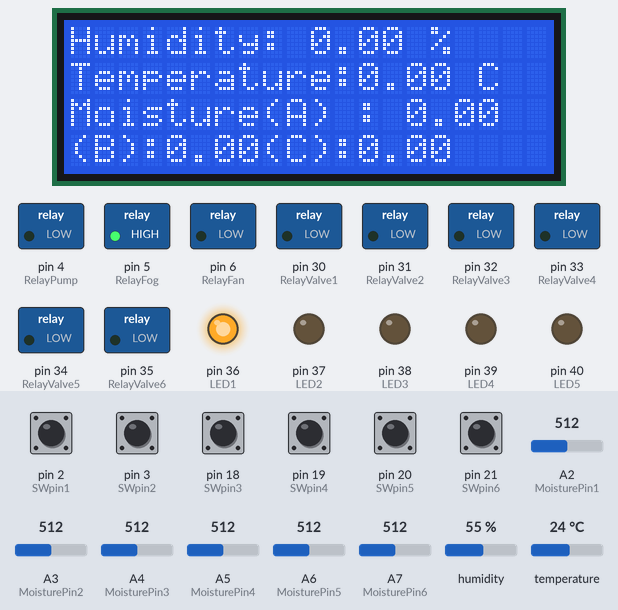
Recording of a sketch running on a simulated Arduino Mega 2560, built with avr-gcc and run on an emulated ATmega2560. On the bench: 20×4 character LCD, switched loads named in the sketch (green lamp = pin HIGH), output pins drawn as LEDs (lit = HIGH). The test bench sets the inputs (shaded band); at power-on: pin 2 (SWpin1), pin 3 (SWpin2), pin 18 (SWpin3), pin 19 (SWpin4), pin 20 (SWpin5), pin 21 (SWpin6) LOW, A2 (MoisturePin1) = 512, humidity 55 %, A3 (MoisturePin2) = 512, A4 (MoisturePin3) = 512, temperature 24 °C, A5 (MoisturePin4) = 512, A6 (MoisturePin5) = 512, A7 (MoisturePin6) = 512. What the sketch prints to the serial monitor is not drawn.

Above: at 1.6 s.
1.7 s: A2 (MoisturePin1) set to 497
At 3.4 s:
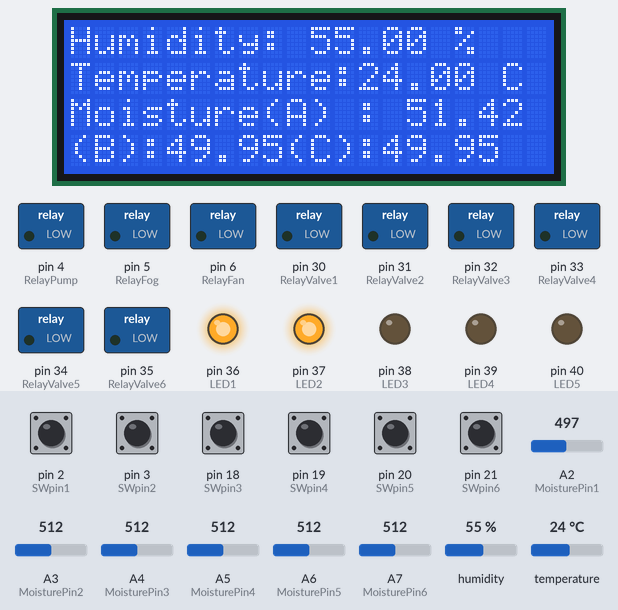
4.5 s: humidity set to 51 %
At 8.2 s:
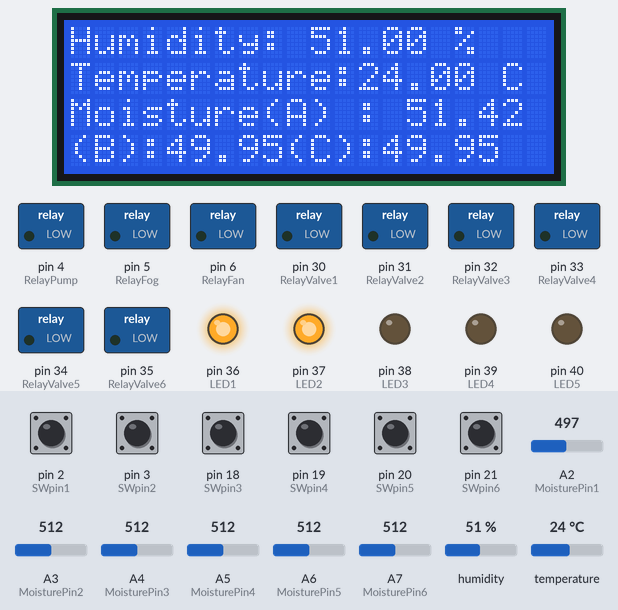
8.5 s: humidity set to 48 %
At 11.9 s:
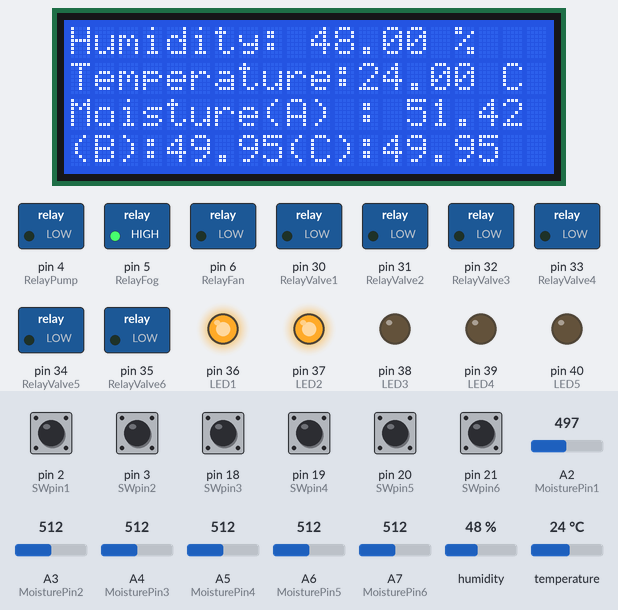
12.6 s: A3 (MoisturePin2) set to 495
At 15.5 s:
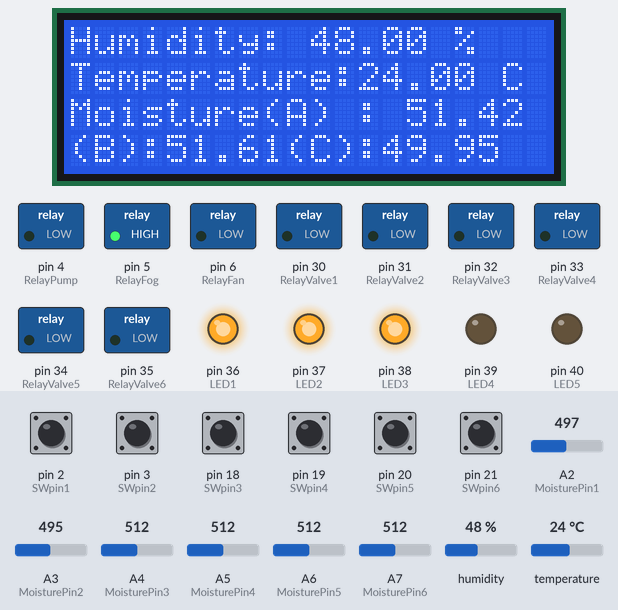
16.6 s: A4 (MoisturePin3) set to 306
At 20.2 s:
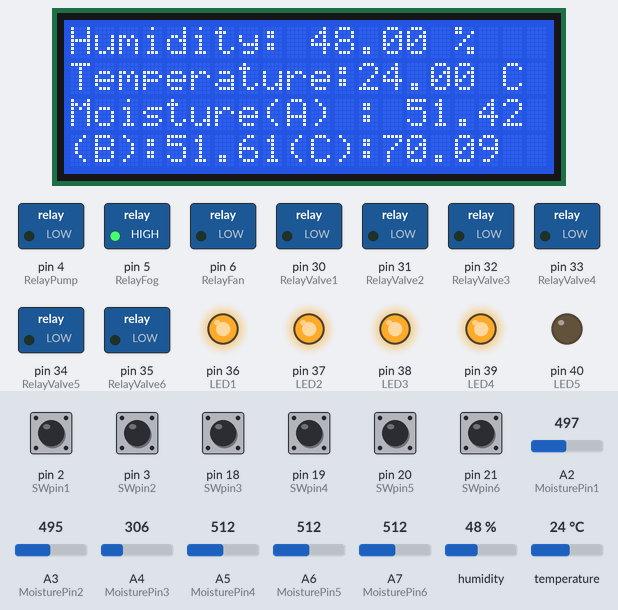
20.6 s: temperature set to 41 °C
At 23.8 s:
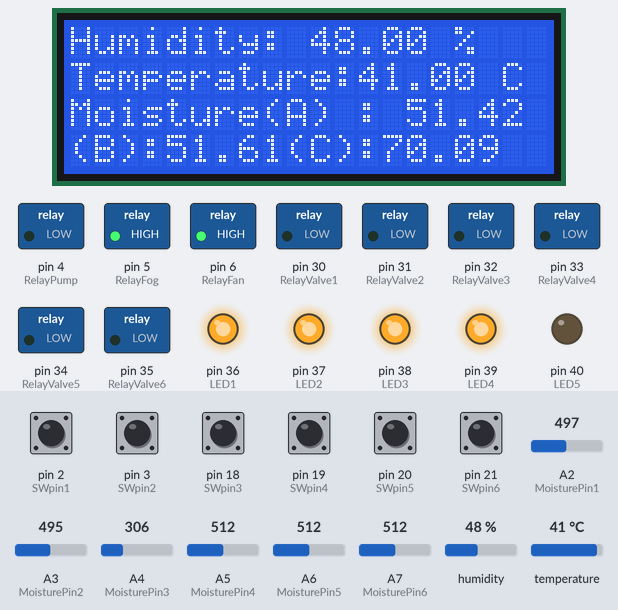
Timing chart, 0 to 25.3 s (numbered marks = the images above; inputs shaded):
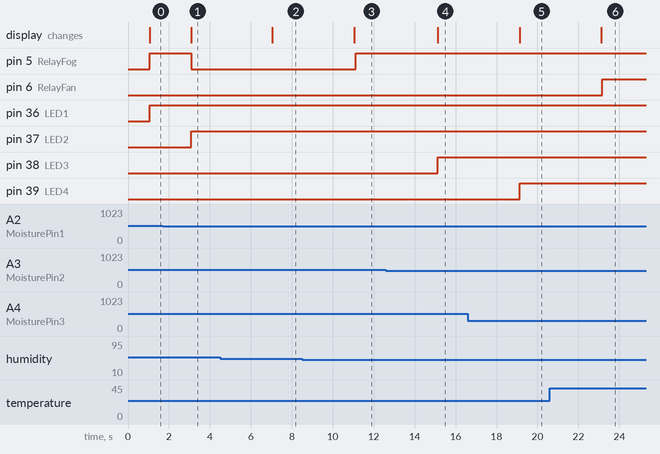

The sketch:

SmartFarm2.ino
```cpp
/*https://github.com/adafruit/DHT-sensor-library
  https://github.com/adafruit/Adafruit_Sensor */
#include <DHT.h>
#include <DHT_U.h>
#include <LiquidCrystal_I2C.h>
LiquidCrystal_I2C lcd(0x27, 20, 4);   //Module IIC/I2C Interface บางรุ่นอาจจะใช้ 0x3f //20 column 4 rows

#define DHTPIN 8 //D8
#define DHTTYPE DHT11

#define MoisturePin1 2 //A2-A7
#define MoisturePin2 3
#define MoisturePin3 4
#define MoisturePin4 5
#define MoisturePin5 6
#define MoisturePin6 7

#define RelayPump 4
#define RelayFog 5
#define RelayFan 6
#define RelayValve1 30
#define RelayValve2 31
#define RelayValve3 32
#define RelayValve4 33
#define RelayValve5 34
#define RelayValve6 35

#define SWpin1 2 //D2-3,D18-21
#define SWpin2 3
#define SWpin3 18
#define SWpin4 19
#define SWpin5 20
#define SWpin6 21

#define LED1 36 //D36-41
#define LED2 37
#define LED3 38
#define LED4 39
#define LED5 40
#define LED6 41

//เก็บค่าความชื้นในดิน
float MoistureA = 0;
float MoistureB = 0;
float MoistureC = 0;
float MoistureD = 0;
float MoistureE = 0;
float MoistureF = 0;
int SW1,SW2,SW3,SW4,SW5,SW6;
//ความชื้นในอากาศ
float Humidity;
//อุณหภูมิ
float Temperature;
DHT dht(DHTPIN, DHTTYPE);
unsigned long last_time = 0; //millis()

void setup() {
  Serial.begin(9600);
  dht.begin();
  lcd.begin();
  pinMode(RelayPump, OUTPUT);
  pinMode(RelayFog, OUTPUT);
  pinMode(RelayFan, OUTPUT);
  pinMode(RelayValve1, OUTPUT);
  pinMode(RelayValve2, OUTPUT);
  pinMode(RelayValve3, OUTPUT);
  pinMode(RelayValve4, OUTPUT);
  pinMode(RelayValve5, OUTPUT);
  pinMode(RelayValve6, OUTPUT);

  pinMode(SWpin1, INPUT);
  pinMode(SWpin2, INPUT);
  pinMode(SWpin3, INPUT);
  pinMode(SWpin4, INPUT);
  pinMode(SWpin5, INPUT);
  pinMode(SWpin6, INPUT);

  pinMode(LED1, OUTPUT);
  pinMode(LED2, OUTPUT);
  pinMode(LED3, OUTPUT);
  pinMode(LED4, OUTPUT);
  pinMode(LED5, OUTPUT);
  pinMode(LED6, OUTPUT);
  attachInterrupt(SWpin1, RelayControl, RISING);//RISING is LOW to HIGH
  attachInterrupt(SWpin2, RelayControl, RISING);
  attachInterrupt(SWpin3, RelayControl, RISING);
  attachInterrupt(SWpin4, RelayControl, RISING);
  attachInterrupt(SWpin5, RelayControl, RISING);
  attachInterrupt(SWpin6, RelayControl, RISING);
}

void loop() {
  SW1 = digitalRead(SWpin1);
  SW2 = digitalRead(SWpin2);
  SW3 = digitalRead(SWpin3);
  SW4 = digitalRead(SWpin4);
  SW5 = digitalRead(SWpin5);
  SW6 = digitalRead(SWpin6);
  Temperature_Humidity_Moisture();
  if ( millis() - last_time >= 1000UL) {
  LCD();
  Automation();
  LED();}
}


void Temperature_Humidity_Moisture() {

  unsigned long period = 2000; //ระยะเวลาที่ต้องการรอ
  if ( millis() - last_time >= period) {
    //lcd.home();
    //lcd.setCursor(0, 1);
    last_time = millis(); //เซฟเวลาปัจจุบันไว้เพื่อรอจนกว่า millis() จะมากกว่าตัวมันเท่า period
    Humidity = dht.readHumidity();
    Temperature = dht.readTemperature();
    /* Humidity = 49;
      Temperature = 36;*/
    MoistureA = analogRead(MoisturePin1);
    MoistureA = (100 - ((MoistureA / 1023.00) * 100));
    MoistureB = analogRead(MoisturePin2);
    MoistureB = (100 - ((MoistureB / 1023.00) * 100));
    MoistureC = analogRead(MoisturePin3);
    MoistureC = (100 - ((MoistureC / 1023.00) * 100));
    MoistureD = analogRead(MoisturePin4);
    MoistureD = (100 - ((MoistureD / 1023.00) * 100));
    MoistureE = analogRead(MoisturePin5);
    MoistureE = (100 - ((MoistureE / 1023.00) * 100));
    MoistureF = analogRead(MoisturePin6);
    MoistureF = (100 - ((MoistureF / 1023.00) * 100));
    // Check if any reads failed and exit early (to try again).
    /* ฟังก์ชั่น isnan เป็นฟังก์ชั่นตรวจสอบว่าค่าของตัวแปรเป็นตัวเลขตัวเลขหรือไม่ โดยจะให้ผลลัพธ์เป็นค่า Integer “1” เมื่อตัวแปรไม่เป็นตัวเลข (Not-a-Number: NaN) และ “0” เมื่อเป็นตัวเลข */
    if (isnan(Humidity) || isnan(Temperature)) {
      Serial.println(F("Failed to read from DHT sensor!"));
      return;
    }

    // Compute heat index in Celsius (isFahreheit = false)
    //float HeatIndexCelsius = dht.computeHeatIndex(Temperature, Humidity, false);
    Serial.print(F("Humidity: "));
    Serial.print(Humidity);

    Serial.print(F("%  Temperature: "));
    Serial.print(Temperature);
    Serial.print(F("°C "));

    Serial.print(F("Moisture A : "));
    Serial.print(MoistureA);
    Serial.print(F("Moisture B : "));
    Serial.println(MoistureB);
    Serial.print(F("Moisture C : "));
    Serial.println(MoistureC);
    Serial.print(F("Moisture D : "));
    Serial.print(MoistureD);
    Serial.print(F("Moisture E : "));
    Serial.println(MoistureE);
    Serial.print(F("Moisture F : "));
    Serial.println(MoistureF);
    //Serial.print(HeatIndexCelsius);
    //Serial.print(F("°C "));
  }
}

void LCD() {
  lcd.setCursor(0, 0);
  lcd.print("Humidity: ");
  lcd.print(Humidity);
  lcd.print(" %");
  lcd.setCursor(0, 1);
  lcd.print("Temperature:");
  lcd.print(Temperature);
  lcd.print(" C");
  lcd.setCursor(0, 2);
  lcd.print("Moisture(A) : ");
  lcd.print(MoistureA);
  lcd.setCursor(0, 3);
  lcd.print("(B):");
  lcd.print(MoistureB);
  lcd.print("(C):");
  lcd.print(MoistureC);
}
void Automation() {

  if (Temperature > 35) {
    digitalWrite(RelayFan, HIGH);
  }
  if (Humidity < 50) {
    digitalWrite(RelayFog, HIGH);
  }
  else {
    digitalWrite(RelayPump, LOW);
    digitalWrite(RelayFan, LOW);
    digitalWrite(RelayFog, LOW);
  }
}

void RelayControl() {
  Serial.println("IN Void RelayControl");
  if (SW1 == HIGH) {
    digitalWrite(RelayValve1,HIGH);
  }else{digitalWrite(RelayValve1,LOW);}
  if (SW2 == HIGH) {
    digitalWrite(RelayValve2,HIGH);
  }else{digitalWrite(RelayValve2,LOW);}
  if (SW3 == HIGH) {
    digitalWrite(RelayValve3,HIGH);
  }else{digitalWrite(RelayValve3,LOW);}
  if (SW4 == HIGH) {
    digitalWrite(RelayValve4,HIGH);
  }else{digitalWrite(RelayValve4,LOW);}
  if (SW5 == HIGH) {
    digitalWrite(RelayValve5,HIGH);
  }else{digitalWrite(RelayValve5,LOW);}
  if (SW6 == HIGH) {
    digitalWrite(RelayValve6,HIGH);
  }else{digitalWrite(RelayValve6,LOW);}
}

void LED() {
  if (MoistureA < 50) {
    digitalWrite(LED1, HIGH);

  } else if (MoistureB < 50) {
    digitalWrite(LED2, HIGH);

  } else if (MoistureC < 50) {
    digitalWrite(LED3, HIGH);

  } else if (MoistureD < 50) {
    digitalWrite(LED4, HIGH);

  } else if (MoistureE < 50) {
    digitalWrite(LED5, HIGH);

  } else if (MoistureF < 50) {
    digitalWrite(LED6, HIGH);

  } else {
    digitalWrite(LED1, LOW);
    digitalWrite(LED2, LOW);
    digitalWrite(LED3, LOW);
    digitalWrite(LED4, LOW);
    digitalWrite(LED5, LOW);
    digitalWrite(LED6, LOW);
  }
}
```

Measured:
- the behaviour switches between 512 and 511 on A2 (MoisturePin1) (found by bisection; images 0 and 1)
- the behaviour switches between 50 and 49 % on humidity (found by bisection; images 2 and 3)
- the behaviour switches between 512 and 511 on A3 (MoisturePin2) (found by bisection; images 3 and 4)
- after the input at 1.7 s, pin 37 (LED2): LOW → HIGH after 1.4 s; the display: changes after 1.4 s (image 1)
- after the input at 4.5 s, the display: changes after 2.5 s (image 2)
- after the input at 8.5 s, pin 5 (RelayFog): LOW → HIGH after 2.6 s; the display: changes after 2.6 s (image 3)
- after the input at 12.6 s, pin 38 (LED3): LOW → HIGH after 2.5 s; the display: changes after 2.5 s (image 4)
- after the input at 16.6 s, pin 39 (LED4): LOW → HIGH after 2.5 s; the display: changes after 2.5 s (image 5)
- after the input at 20.6 s, pin 6 (RelayFan): LOW → HIGH after 2.6 s; the display: changes after 2.5 s (image 6)
